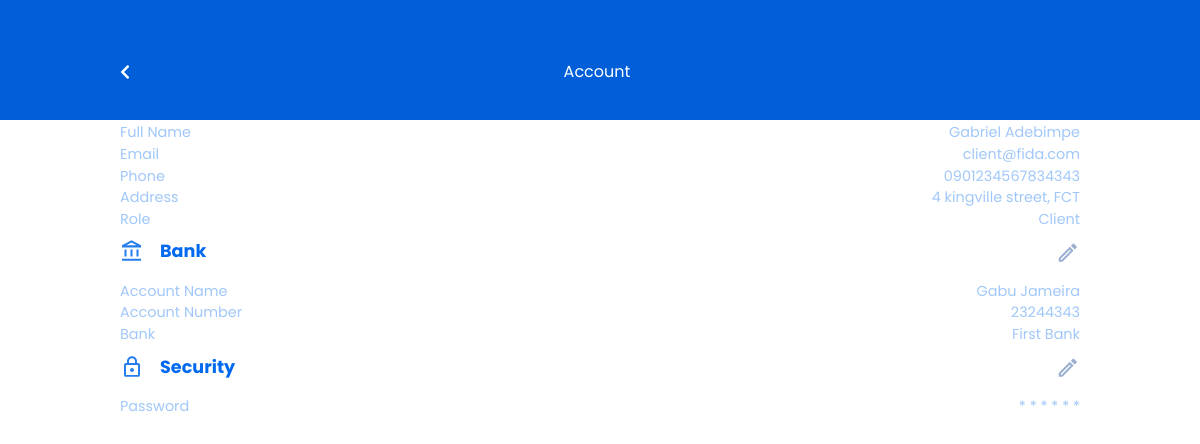
Page /client_account (signed in) on the earlier database version.
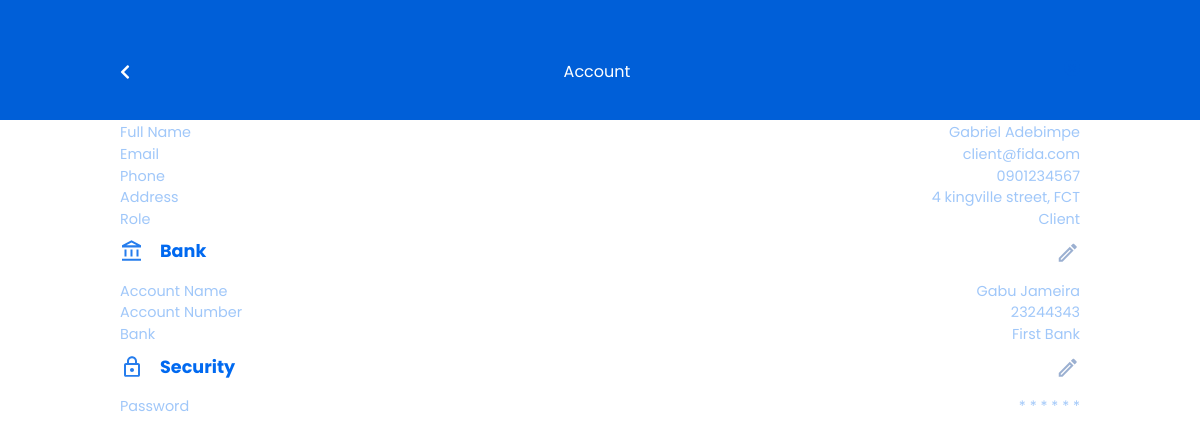
Same page on the later database version.
### app/models.py (models this page shows, shortened)
class User(models.Model):
    class Meta:
        db_table = "Fida_user_table"
    user_id = models.CharField(max_length=500,unique=True)
    firstname = models.CharField(max_length=30,verbose_name="Firstname",blank=True)
    lastname = models.CharField(max_length=30,verbose_name="Lastname",blank=True)
    user_phone = models.TextField(max_length=15, unique=True, null=True, verbose_name="Telephone number")
    email = models.EmailField(max_length=90, unique=True,verbose_name="Email")
    user_password = models.TextField(max_length=200,verbose_name="Password")
    user_address = models.TextField(max_length=200,verbose_name="Address")
    user_state = models.TextField(max_length=200,verbose_name="State")
    ratings = models.IntegerField(max_length=200,verbose_name="Job Ratings", default=1.0)
    role = models.TextField(max_length=50,verbose_name="User role",default="client")
    walletBalance = models.FloatField(verbose_name="Balance",default=0.00)
    account_name = models.TextField(max_length=150,verbose_name="Account Name",default="Null")
    account_number = models.TextField(max_length=150,verbose_name="Account Number",default="0000000000")
    bank_name = models.TextField(max_length=150,verbose_name="Bank Name",default="Null")
    profile_complete = models.BooleanField(default=False)
    terms_conditions = models.BooleanField(default=False)
    notification = models.BooleanField(default=False, verbose_name="Notification toggle")
    date_added = models.DateTimeField(default=timezone.now)

### app/views.py (the view)
# urls.py: path("client_account", views.client_account_page, name="client_account"),
def client_account_page(request):
    if 'user_id' in request.session:
        user_id = request.session['user_id']
        try:
            userData = User.objects.get(user_id=user_id)
            return_data = {
                "error": False,
                "user": userData
            }
        except Exception as e:
            return_data = {
                "error": True,
                "message": "Something went wrong!"
            }
        return render(request,"client/account/account.html", return_data)
    else:
        return redirect('/login')

### app/templates/client/account/account.html (shortened to what this page needs)
{% extends "client/nav.html" %}
{% load static %}
{% block body%}
<section class="secondary-background">
  <div class="secondary-nav">
    <a href="{% url 'client_home' %}"><i class="fas fa-chevron-left" style="color: #fff;" ></i></a>
    <p class="sec-nav-title">Account</p>
  </div>
  <div class="bio-div">
    <div class="bio-header mb-3">
      <div class="bio-sub-header">
        <p class="bio-title">Personal</p>
      </div>
      <a href="{% url 'edit_bio' %}"><img src="{% static 'img/edit.svg' %}" ></a>
    </div>
    <div class="bio-body">
      <div class="bio-sub-header">
        <p class="bio-text">Full Name</p>
        <p class="bio-text">{{user.firstname}} {{user.lastname}}</p>
      </div>
      <div class="bio-sub-header">
        <p class="bio-text">Email</p>
        <p class="bio-text">{{user.email}}</p>
      </div>
      <div class="bio-sub-header">
        <p class="bio-text">Phone</p>
        <p class="bio-text">{{user.user_phone}}</p>
      </div>
      <div class="bio-sub-header">
        <p class="bio-text">Address</p>
        <p class="bio-text text-right" style="width: 70%;">{{user.user_address}} {{user.user_state}}</p>
      </div>
      <div class="bio-sub-header">
        <p class="bio-text">Role</p>
        <p class="bio-text">Client</p>
      </div>
    </div>
  </div>
  <div class="other-div">
    <div class="bio-header mb-3">
      <div class="bio-sub-header">
        <img src="{% static 'img/account_balance.svg' %}" >
        <p class="bio-title ml-3">Bank</p>
      </div>
      <a href="{% url 'edit_account' %}"><img src="{% static 'img/edit.svg' %}" ></a>
    </div>
    <div class="bio-body">
      <div class="bio-sub-header">
        <p class="bio-text">Account Name</p>
        <p class="bio-text">{{user.account_name}}</p>
      </div>
      <div class="bio-sub-header">
        <p class="bio-text">Account Number</p>
        <p class="bio-text">{{user.account_number}}</p>
      </div>
      <div class="bio-sub-header">
        <p class="bio-text">Bank</p>
        <p class="bio-text">{{user.bank_name}}</p>
      </div>
    </div>
  </div>
  <div class="other-div">
    <div class="bio-header mb-3">
      <div class="bio-sub-header">
        <img src="{% static 'img/security.svg' %}" >
        <p class="bio-title ml-3">Security</p>
      </div>
      <a href="{% url 'edit_password' %}"><img src="{% static 'img/edit.svg' %}" ></a>
    </div>
    <div class="bio-body">
      <div class="bio-sub-header">
        <p class="bio-text">Password</p>
        <p class="bio-text">* * * * * *</p>
      </div>
    </div>
  </div>
</section>
{% endblock %}

Differences in the rows shown:
changed User "Gabriel": user_phone "0901234567834343" → "0901234567"
